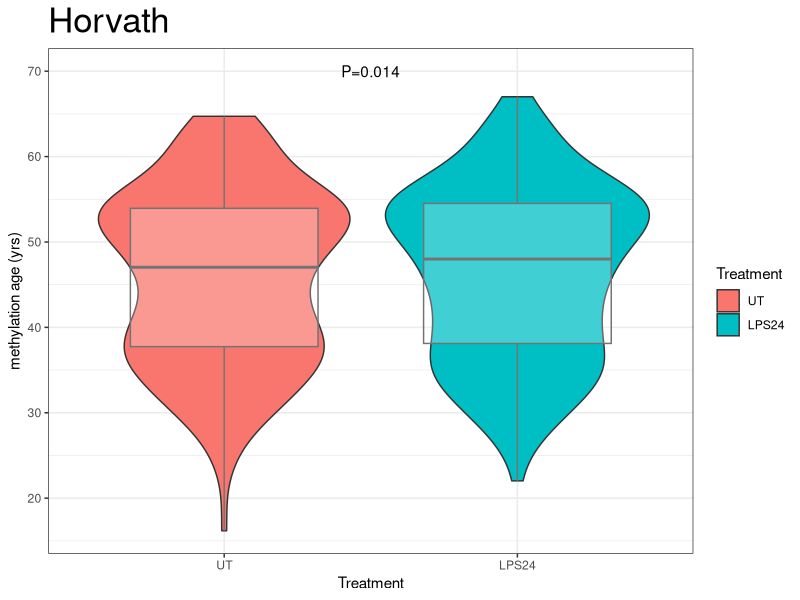
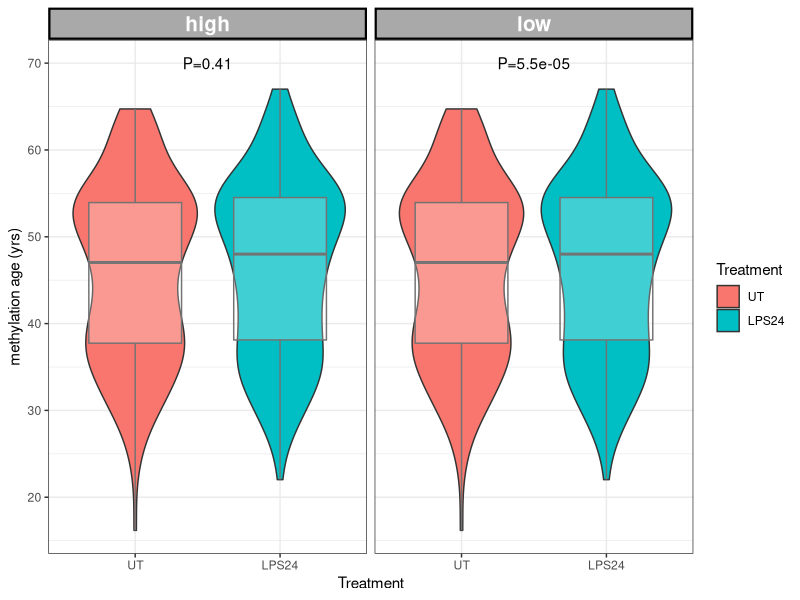

Source code (R) for these figures, in order: (Note: this script raises an error after producing the figures.)
rm(list = ls(all=TRUE))

library(ggplot2)
library(RColorBrewer)
library(dplyr)
library(ggrepel)
library(patchwork)

cols <- brewer.pal(8,"Set2")
cols2 <- brewer.pal(8,"Dark2")
cols3 <- brewer.pal(8,"Paired")


#read in sample info with epigenetic age estimates
age_meth <- read.table("age_clocks.txt", header = T)

######epigenetic age estimates calculated with ENlist and dnaMethyage

#calculate differential epigenetic/chronological age
age_meth$delta_horvath<-age_meth$dnam_horvath-age_meth$Age
age_meth$delta_hannum<-age_meth$dnam_hannum-age_meth$Age
age_meth$delta_phenoage<-age_meth$dnam_phenoage-age_meth$Age
age_meth$delta_PCgrimAge<-age_meth$dnam_PCgrimAge-age_meth$Age

#dichotomise samples into high and low baseline age acceleration
increasedId_horvath<-age_meth[age_meth$delta_horvath>median(age_meth$delta_horvath)&age_meth$Treatment=="UT",c("Pool_ID")]
reducedId_horvath<-age_meth[age_meth$delta_horvath<median(age_meth$delta_horvath)&age_meth$Treatment=="UT",c("Pool_ID")]

increasedId_hannum<-age_meth[age_meth$delta_hannum>median(age_meth$delta_hannum)&age_meth$Treatment=="UT",c("Pool_ID")]
reducedId_hannum<-age_meth[age_meth$delta_hannum<median(age_meth$delta_hannum)&age_meth$Treatment=="UT",c("Pool_ID")]

increasedId_phenoage<-age_meth[age_meth$delta_phenoage>median(age_meth$delta_phenoage)&age_meth$Treatment=="UT",c("Pool_ID")]
reducedId_phenoage<-age_meth[age_meth$delta_phenoage<median(age_meth$delta_phenoage)&age_meth$Treatment=="UT",c("Pool_ID")]

increasedId_PCgrimAge<-age_meth[age_meth$delta_PCgrimAge>median(age_meth$delta_PCgrimAge)&age_meth$Treatment=="UT",c("Pool_ID")]
reducedId_PCgrimAge<-age_meth[age_meth$delta_PCgrimAge<median(age_meth$delta_PCgrimAge)&age_meth$Treatment=="UT",c("Pool_ID")]

#calculate LPS-induced age-acceleration for Horvath clock

panCohort_horvath<-wilcox.test(
  age_meth[age_meth$Treatment=="LPS24",c("dnam_horvath")],
  age_meth[age_meth$Treatment=="UT",c("dnam_horvath")],
  paired = TRUE)
panCohort_horvath

median(age_meth[age_meth$Treatment=="LPS24",c("dnam_horvath")]-age_meth[age_meth$Treatment=="UT",c("dnam_horvath")])

high_baseline_horvath<-wilcox.test(
  age_meth[age_meth$Pool_ID%in%increasedId_horvath&age_meth$Treatment=="LPS24",c("dnam_horvath")],
  age_meth[age_meth$Pool_ID%in%increasedId_horvath&age_meth$Treatment=="UT",c("dnam_horvath")],
  paired = TRUE)
high_baseline_horvath

median(age_meth[age_meth$Pool_ID%in%increasedId_horvath&age_meth$Treatment=="LPS24",c("dnam_horvath")]-age_meth[age_meth$Pool_ID%in%increasedId_horvath&age_meth$Treatment=="UT",c("dnam_horvath")])

low_baseline_horvath<-wilcox.test(
  age_meth[age_meth$Pool_ID%in%reducedId_horvath&age_meth$Treatment=="LPS24",c("dnam_horvath")],
  age_meth[age_meth$Pool_ID%in%reducedId_horvath&age_meth$Treatment=="UT",c("dnam_horvath")],
  paired = TRUE)
low_baseline_horvath

median(age_meth[age_meth$Pool_ID%in%reducedId_horvath&age_meth$Treatment=="LPS24",c("dnam_horvath")]-age_meth[age_meth$Pool_ID%in%reducedId_horvath&age_meth$Treatment=="UT",c("dnam_horvath")])

#calculate LPS-induced age-acceleration for Hannum clock

panCohort_hannum<-wilcox.test(
  age_meth[age_meth$Treatment=="LPS24",c("dnam_hannum")],
  age_meth[age_meth$Treatment=="UT",c("dnam_hannum")],
  paired = TRUE)
panCohort_hannum

median(age_meth[age_meth$Treatment=="LPS24",c("dnam_hannum")]-age_meth[age_meth$Treatment=="UT",c("dnam_hannum")])

high_baseline_hannum<-wilcox.test(
  age_meth[age_meth$Pool_ID%in%increasedId_hannum&age_meth$Treatment=="LPS24",c("dnam_hannum")],
  age_meth[age_meth$Pool_ID%in%increasedId_hannum&age_meth$Treatment=="UT",c("dnam_hannum")],
  paired = TRUE)
high_baseline_hannum

median(age_meth[age_meth$Pool_ID%in%increasedId_hannum&age_meth$Treatment=="LPS24",c("dnam_hannum")]-age_meth[age_meth$Pool_ID%in%increasedId_hannum&age_meth$Treatment=="UT",c("dnam_hannum")])

low_baseline_hannum<-wilcox.test(
  age_meth[age_meth$Pool_ID%in%reducedId_hannum&age_meth$Treatment=="LPS24",c("dnam_hannum")],
  age_meth[age_meth$Pool_ID%in%reducedId_hannum&age_meth$Treatment=="UT",c("dnam_hannum")],
  paired = TRUE)
low_baseline_hannum

median(age_meth[age_meth$Pool_ID%in%reducedId_hannum&age_meth$Treatment=="LPS24",c("dnam_hannum")]-age_meth[age_meth$Pool_ID%in%reducedId_hannum&age_meth$Treatment=="UT",c("dnam_hannum")])

#calculate LPS-induced age-acceleration for PhenoAge clock

panCohort_phenoage<-wilcox.test(
  age_meth[age_meth$Treatment=="LPS24",c("dnam_phenoage")],
  age_meth[age_meth$Treatment=="UT",c("dnam_phenoage")],
  paired = TRUE)
panCohort_phenoage

median(age_meth[age_meth$Treatment=="LPS24",c("dnam_phenoage")]-age_meth[age_meth$Treatment=="UT",c("dnam_phenoage")])

high_baseline_phenoage<-wilcox.test(
  age_meth[age_meth$Pool_ID%in%increasedId_phenoage&age_meth$Treatment=="LPS24",c("dnam_phenoage")],
  age_meth[age_meth$Pool_ID%in%increasedId_phenoage&age_meth$Treatment=="UT",c("dnam_phenoage")],
  paired = TRUE)
high_baseline_phenoage

median(age_meth[age_meth$Pool_ID%in%increasedId_phenoage&age_meth$Treatment=="LPS24",c("dnam_phenoage")]-age_meth[age_meth$Pool_ID%in%increasedId_phenoage&age_meth$Treatment=="UT",c("dnam_phenoage")])

low_baseline_phenoage<-wilcox.test(
  age_meth[age_meth$Pool_ID%in%reducedId_phenoage&age_meth$Treatment=="LPS24",c("dnam_phenoage")],
  age_meth[age_meth$Pool_ID%in%reducedId_phenoage&age_meth$Treatment=="UT",c("dnam_phenoage")],
  paired = TRUE)
low_baseline_phenoage

median(age_meth[age_meth$Pool_ID%in%reducedId_phenoage&age_meth$Treatment=="LPS24",c("dnam_phenoage")]-age_meth[age_meth$Pool_ID%in%reducedId_phenoage&age_meth$Treatment=="UT",c("dnam_phenoage")])

#calculate LPS-induced age-acceleration for PCGrimAge clock

panCohort_PCgrimAge<-wilcox.test(
  age_meth[age_meth$Treatment=="LPS24",c("dnam_PCgrimAge")],
  age_meth[age_meth$Treatment=="UT",c("dnam_PCgrimAge")],
  paired = TRUE)
panCohort_PCgrimAge

median(age_meth[age_meth$Treatment=="LPS24",c("dnam_PCgrimAge")]-age_meth[age_meth$Treatment=="UT",c("dnam_PCgrimAge")])

high_baseline_PCgrimAge<-wilcox.test(
  age_meth[age_meth$Pool_ID%in%increasedId_PCgrimAge&age_meth$Treatment=="LPS24",c("dnam_PCgrimAge")],
  age_meth[age_meth$Pool_ID%in%increasedId_PCgrimAge&age_meth$Treatment=="UT",c("dnam_PCgrimAge")],
  paired = TRUE)
high_baseline_PCgrimAge

median(age_meth[age_meth$Pool_ID%in%increasedId_PCgrimAge&age_meth$Treatment=="LPS24",c("dnam_PCgrimAge")]-age_meth[age_meth$Pool_ID%in%increasedId_PCgrimAge&age_meth$Treatment=="UT",c("dnam_PCgrimAge")])

low_baseline_PCgrimAge<-wilcox.test(
  age_meth[age_meth$Pool_ID%in%reducedId_PCgrimAge&age_meth$Treatment=="LPS24",c("dnam_PCgrimAge")],
  age_meth[age_meth$Pool_ID%in%reducedId_PCgrimAge&age_meth$Treatment=="UT",c("dnam_PCgrimAge")],
  paired = TRUE)
low_baseline_PCgrimAge

median(age_meth[age_meth$Pool_ID%in%reducedId_PCgrimAge&age_meth$Treatment=="LPS24",c("dnam_PCgrimAge")]-age_meth[age_meth$Pool_ID%in%reducedId_PCgrimAge&age_meth$Treatment=="UT",c("dnam_PCgrimAge")])

#plot LPS-induced age acceleration for Horvath clock - overall
age_meth$Treatment <- factor(age_meth$Treatment, levels = c("UT", "LPS24"))

ann_text.horvath<-data.frame(dnam_horvath=c(70),Treatment=1.5,p.value=c(panCohort_horvath[[3]]))

plot_Horvath<-ggplot(age_meth, aes(Treatment, dnam_horvath))+
  geom_violin(aes(fill=Treatment))+
  geom_boxplot(colour="grey45",alpha=0.25,position=position_dodge(1),width=0.64)+
  geom_text(aes(label=paste0("P=",signif(p.value,2))), data = ann_text.horvath) +
  scale_y_continuous("methylation age (yrs)")+
  scale_x_discrete("Treatment")+
  ggtitle("Horvath") +
  theme_bw() +
  theme(plot.title = element_text(size = 25),strip.background = element_rect(color="black", fill="dark grey", size=1.5, linetype="solid"), strip.text.x = element_text(
    size = 15, color = "white", face = "bold"))
plot_Horvath

#plot LPS-induced age acceleration for Horvath clock - facetted by baseline age acceleration
ann_text.horvath_facet<-data.frame(high_low_horvath=c("high", "low"), dnam_horvath=c(70),Treatment=1.5,p.value=c(high_baseline_horvath[[3]], low_baseline_horvath[[3]]))

plot_Horvath.facet<-ggplot(age_meth, aes(Treatment, dnam_horvath))+
  geom_violin(aes(fill=Treatment))+
  geom_boxplot(colour="grey45",alpha=0.25,position=position_dodge(1),width=0.64)+
  geom_text(aes(label=paste0("P=",signif(p.value,2))), data = ann_text.horvath_facet) +
  scale_y_continuous("methylation age (yrs)")+
  scale_x_discrete("Treatment")+
  facet_wrap(~high_low_horvath) +
  theme_bw() +
  theme(strip.background = element_rect(color="black", fill="dark grey", size=1.5, linetype="solid"), strip.text.x = element_text(
    size = 15, color = "white", face = "bold"))
plot_Horvath.facet



#plots - Hannum

panCohort<-wilcox.test(
  age_meth[age_meth$Sample_Group=="LPS24",c("dnam_hannum")],
  age_meth[age_meth$Sample_Group=="UT",c("dnam_hannum")],
  paired = TRUE)

age_meth$Sample_Group <- factor(age_meth$Sample_Group, levels = c("UT", "LPS24"))
ann_text.1<-data.frame(dnam_hannum=c(70),Sample_Group=1.5,p.value=c(panCohort[[3]]))

plot_Hannum<-ggplot(age_meth, aes(Sample_Group, dnam_hannum))+
  geom_violin(aes(fill=Sample_Group))+
  geom_boxplot(colour="grey45",alpha=0.25,position=position_dodge(1),width=0.64)+
  geom_text(aes(label=paste0("P=",signif(p.value,2))), data = ann_text.1) +
  scale_y_continuous("methylation age (yrs)")+
  scale_x_discrete("Treatment")+
  ggtitle("Hannum") +
  theme_bw() +
  theme(plot.title = element_text(size = 25),strip.background = element_rect(color="black", fill="dark grey", size=1.5, linetype="solid"), strip.text.x = element_text(
    size = 15, color = "white", face = "bold"))
plot_Hannum

age_meth$deltaAge<-age_meth$dnam_hannum-age_meth$Age
age_meth$baseline<-ifelse(age_meth$Age<age_meth$dnam_hannum,"reduced","increased")

high_acc<-age_meth[age_meth$deltaAge>median(age_meth$deltaAge)&age_meth$Sample_Group=="UT",c("Pool_ID")]
low_acc<-age_meth[age_meth$deltaAge<median(age_meth$deltaAge)&age_meth$Sample_Group=="UT",c("Pool_ID")]

high_baseline<-wilcox.test(
  age_meth[age_meth$Pool_ID%in%high_acc&age_meth$Sample_Group=="LPS24",c("dnam_hannum")],
  age_meth[age_meth$Pool_ID%in%high_acc&age_meth$Sample_Group=="UT",c("dnam_hannum")],
  paired = TRUE)

low_baseline<-wilcox.test(
  age_meth[age_meth$Pool_ID%in%low_acc&age_meth$Sample_Group=="LPS24",c("dnam_hannum")],
  age_meth[age_meth$Pool_ID%in%low_acc&age_meth$Sample_Group=="UT",c("dnam_hannum")],
  paired = TRUE)

age_meth$high_low_hannum <- "high"
age_meth$high_low_hannum[which(age_meth$Pool_ID %in% low_acc)] <- "low"

age_meth$high_low_hannum <- factor(age_meth$high_low_hannum, levels = c("high", "low"))

age_meth$Sample_Group <- factor(age_meth$Sample_Group, levels = c("UT", "LPS24"))
ann_text.1<-data.frame(high_low_hannum=c("high", "low"), dnam_hannum=c(70),Sample_Group=1.5,p.value=c(high_baseline[[3]], low_baseline[[3]]))

plot_Hannum.facet<-ggplot(age_meth, aes(Sample_Group, dnam_hannum))+
  geom_violin(aes(fill=Sample_Group))+
  geom_boxplot(colour="grey45",alpha=0.25,position=position_dodge(1),width=0.64)+
  geom_text(aes(label=paste0("P=",signif(p.value,2))), data = ann_text.1) +
  scale_y_continuous("methylation age (yrs)")+
  scale_x_discrete("Treatment")+
  facet_wrap(~high_low_hannum) +
  theme_bw() +
  theme(strip.background = element_rect(color="black", fill="dark grey", size=1.5, linetype="solid"), strip.text.x = element_text(
    size = 15, color = "white", face = "bold"))
plot_Hannum.facet



#plots - PhenoAge
str(age_meth)

panCohort<-wilcox.test(
  age_meth[age_meth$Sample_Group=="LPS24",c("dnam_phenoage")],
  age_meth[age_meth$Sample_Group=="UT",c("dnam_phenoage")],
  paired = TRUE)

age_meth$Sample_Group <- factor(age_meth$Sample_Group, levels = c("UT", "LPS24"))
ann_text.1<-data.frame(dnam_phenoage=c(75),Sample_Group=1.5,p.value=c(panCohort[[3]]))

plot_phenoage<-ggplot(age_meth, aes(Sample_Group, dnam_phenoage))+
  geom_violin(aes(fill=Sample_Group))+
  geom_boxplot(colour="grey45",alpha=0.25,position=position_dodge(1),width=0.64)+
  geom_text(aes(label=paste0("P=",signif(p.value,2))), data = ann_text.1) +
  scale_y_continuous("methylation age (yrs)")+
  scale_x_discrete("Treatment")+
  ggtitle("PhenoAge") +
  theme_bw() +
  theme(plot.title = element_text(size = 25), strip.background = element_rect(color="black", fill="dark grey", size=1.5, linetype="solid"), strip.text.x = element_text(
    size = 15, color = "white", face = "bold"))
plot_phenoage


age_meth$deltaAge<-age_meth$dnam_phenoage-age_meth$Age
age_meth$baseline<-ifelse(age_meth$Age<age_meth$dnam_phenoage,"reduced","increased")

high_acc<-age_meth[age_meth$deltaAge>median(age_meth$deltaAge)&age_meth$Sample_Group=="UT",c("Pool_ID")]
low_acc<-age_meth[age_meth$deltaAge<median(age_meth$deltaAge)&age_meth$Sample_Group=="UT",c("Pool_ID")]

high_baseline<-wilcox.test(
  age_meth[age_meth$Pool_ID%in%high_acc&age_meth$Sample_Group=="LPS24",c("dnam_phenoage")],
  age_meth[age_meth$Pool_ID%in%high_acc&age_meth$Sample_Group=="UT",c("dnam_phenoage")],
  paired = TRUE)

low_baseline<-wilcox.test(
  age_meth[age_meth$Pool_ID%in%low_acc&age_meth$Sample_Group=="LPS24",c("dnam_phenoage")],
  age_meth[age_meth$Pool_ID%in%low_acc&age_meth$Sample_Group=="UT",c("dnam_phenoage")],
  paired = TRUE)

age_meth$high_low_phenoage <- "high"
age_meth$high_low_phenoage[which(age_meth$Pool_ID %in% low_acc)] <- "low"

age_meth$high_low_phenoage <- factor(age_meth$high_low_phenoage, levels = c("high", "low"))

age_meth$Sample_Group <- factor(age_meth$Sample_Group, levels = c("UT", "LPS24"))
ann_text.1<-data.frame(high_low_phenoage=c("high", "low"), dnam_phenoage=c(80),Sample_Group=1.5,p.value=c(high_baseline[[3]], low_baseline[[3]]))

plot_phenoage.facet<-ggplot(age_meth, aes(Sample_Group, dnam_phenoage))+
  geom_violin(aes(fill=Sample_Group))+
  geom_boxplot(colour="grey45",alpha=0.25,position=position_dodge(1),width=0.64)+
  geom_text(aes(label=paste0("P=",signif(p.value,2))), data = ann_text.1) +
  scale_y_continuous("methylation age (yrs)")+
  scale_x_discrete("Treatment")+
  facet_wrap(~high_low_phenoage) +
  theme_bw() +
  theme(strip.background = element_rect(color="black", fill="dark grey", size=1.5, linetype="solid"), strip.text.x = element_text(
    size = 15, color = "white", face = "bold"))
plot_phenoage.facet



#plots - PCGrimAge
str(age_meth)

panCohort<-wilcox.test(
  age_meth[age_meth$Sample_Group=="LPS24",c("PCGrimAge")],
  age_meth[age_meth$Sample_Group=="UT",c("PCGrimAge")],
  paired = TRUE)

age_meth$Sample_Group <- factor(age_meth$Sample_Group, levels = c("UT", "LPS24"))
ann_text.1<-data.frame(PCGrimAge=c(80),Sample_Group=1.5,p.value=c(panCohort[[3]]))

plot_grimage<-ggplot(age_meth, aes(Sample_Group, PCGrimAge))+
  geom_violin(aes(fill=Sample_Group))+
  geom_boxplot(colour="grey45",alpha=0.25,position=position_dodge(1),width=0.64)+
  geom_text(aes(label=paste0("P=",signif(p.value,2))), data = ann_text.1) +
  scale_y_continuous("methylation age (yrs)")+
  scale_x_discrete("Treatment")+
  ggtitle("PCGrimAge") +
  theme_bw() +
  theme(plot.title = element_text(size = 25), strip.background = element_rect(color="black", fill="dark grey", size=1.5, linetype="solid"), strip.text.x = element_text(
    size = 15, color = "white", face = "bold"))
plot_grimage


age_meth$deltaAge<-age_meth$PCGrimAge-age_meth$Age
age_meth$baseline<-ifelse(age_meth$Age<age_meth$PCGrimAge,"reduced","increased")

high_acc<-age_meth[age_meth$deltaAge>median(age_meth$deltaAge)&age_meth$Sample_Group=="UT",c("Pool_ID")]
low_acc<-age_meth[age_meth$deltaAge<median(age_meth$deltaAge)&age_meth$Sample_Group=="UT",c("Pool_ID")]

high_baseline<-wilcox.test(
  age_meth[age_meth$Pool_ID%in%high_acc&age_meth$Sample_Group=="LPS24",c("PCGrimAge")],
  age_meth[age_meth$Pool_ID%in%high_acc&age_meth$Sample_Group=="UT",c("PCGrimAge")],
  paired = TRUE)

low_baseline<-wilcox.test(
  age_meth[age_meth$Pool_ID%in%low_acc&age_meth$Sample_Group=="LPS24",c("PCGrimAge")],
  age_meth[age_meth$Pool_ID%in%low_acc&age_meth$Sample_Group=="UT",c("PCGrimAge")],
  paired = TRUE)

age_meth$high_low_grimage <- "high"
age_meth$high_low_grimage[which(age_meth$Pool_ID %in% low_acc)] <- "low"

age_meth$high_low_grimage <- factor(age_meth$high_low_grimage, levels = c("high", "low"))

age_meth$Sample_Group <- factor(age_meth$Sample_Group, levels = c("UT", "LPS24"))
ann_text.1<-data.frame(high_low_grimage=c("high", "low"), PCGrimAge=c(80),Sample_Group=1.5,p.value=c(high_baseline[[3]], low_baseline[[3]]))

plot_grimage.facet<-ggplot(age_meth, aes(Sample_Group, PCGrimAge))+
  geom_violin(aes(fill=Sample_Group))+
  geom_boxplot(colour="grey45",alpha=0.25,position=position_dodge(1),width=0.64)+
  geom_text(aes(label=paste0("P=",signif(p.value,2))), data = ann_text.1) +
  scale_y_continuous("methylation age (yrs)")+
  scale_x_discrete("Treatment")+
  facet_wrap(~high_low_grimage) +
  theme_bw() +
  theme(strip.background = element_rect(color="black", fill="dark grey", size=1.5, linetype="solid"), strip.text.x = element_text(
    size = 15, color = "white", face = "bold"))
plot_grimage.facet





p.out <- ((plot_Horvath|plot_Horvath.facet)/(plot_Hannum|plot_Hannum.facet)/(plot_phenoage|plot_phenoage.facet)/(plot_grimage|plot_grimage.facet)) + plot_layout(widths = c(1,2))

ggplot2::ggsave("supp_age_ests.jpg",
                width = 10,
                height = 14,
                dpi = 300
)




